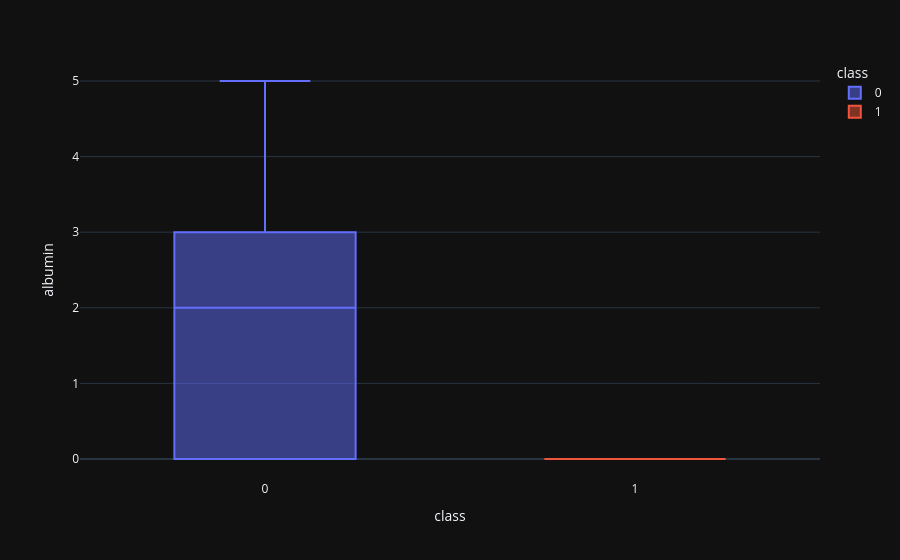

Write notebook code for a chart like this one.
### Code cell
boxplot('albumin')

### Figure 1 — Plotly figure (JSON) as saved in the notebook; plotly's stock layout.template omitted (floating-point values rounded to 4 significant figures; data arrays with more than 128 entries replaced by an {"elided": "..."} marker saying what was removed)
{"data": [{"alignmentgroup": "True", "hovertemplate": "class=%{x}<br>albumin=%{y}<extra></extra>", "legendgroup": "0", "marker": {"color": "#636efa"}, "name": "0", "notched": false, "offsetgroup": "0", "orientation": "v", "showlegend": true, "type": "box", "x": {"elided": "250 int values"}, "x0": " ", "xaxis": "x", "y": {"elided": "250 float values"}, "y0": " ", "yaxis": "y"}, {"alignmentgroup": "True", "hovertemplate": "class=%{x}<br>albumin=%{y}<extra></extra>", "legendgroup": "1", "marker": {"color": "#EF553B"}, "name": "1", "notched": false, "offsetgroup": "1", "orientation": "v", "showlegend": true, "type": "box", "x": {"elided": "150 int values"}, "x0": " ", "xaxis": "x", "y": {"elided": "150 float values"}, "y0": " ", "yaxis": "y"}], "layout": {"boxmode": "overlay", "legend": {"title": {"text": "class"}, "tracegroupgap": 0}, "margin": {"t": 60}, "xaxis": {"anchor": "y", "categoryarray": [0, 1], "categoryorder": "array", "domain": [0, 1], "title": {"text": "class"}}, "yaxis": {"anchor": "x", "domain": [0, 1], "title": {"text": "albumin"}}}}
